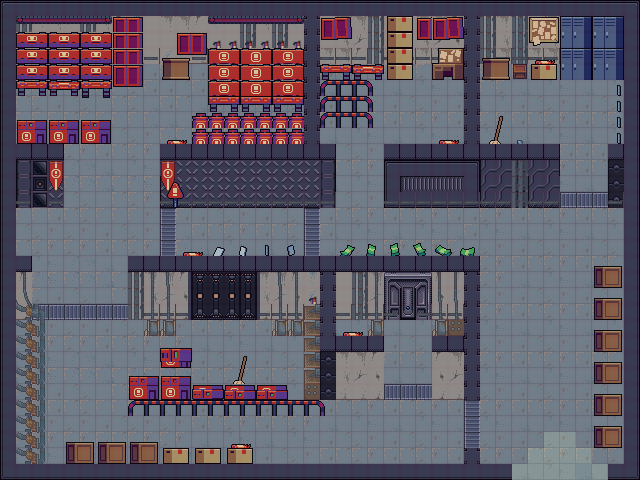

A level layout from a 2D game, rendered from its tile map. Below: a short description, then the map file with tile-grid data replaced by summaries:
An orthogonal 40x30 tile map with 16x16 px tiles, 5 tile layers (chão, paredes, sup_parede, objetos, ...), 61 tilesets and 52 objects (bateria, vida).

<map version="1.10" tiledversion="1.11.2" orientation="orthogonal" renderorder="right-down" width="40" height="30" tilewidth="16" tileheight="16" infinite="0" nextlayerid="13" nextobjectid="118">
 <editorsettings>
  <export target="fabrica.json" format="json" />
 </editorsettings>
 <tileset firstgid="1" name="floortiles16x16" tilewidth="16" tileheight="16" tilecount="36" columns="6">
  <image source="../tiles/fabrica/floortiles.png" width="96" height="96" />
 </tileset>
 <tileset firstgid="37" name="wall16x16" tilewidth="16" tileheight="16" tilecount="15" columns="5">
  <image source="../tiles/fabrica/wallss.png" width="80" height="48" />
 </tileset>
 <tileset firstgid="52" name="supports7x7" tilewidth="16" tileheight="16" tilecount="2" columns="2">
  <image source="../tiles/fabrica/supports7x7.png" width="42" height="28" />
 </tileset>
 <tileset firstgid="54" name="ftile1" tilewidth="16" tileheight="16" tilecount="1" columns="1">
  <image source="../tiles/fabrica/ftile1.png" width="16" height="16" />
 </tileset>
 <tileset firstgid="55" name="ftile8" tilewidth="16" tileheight="16" tilecount="1" columns="1">
  <image source="../tiles/fabrica/ftile8.png" width="16" height="16" />
 </tileset>
 <tileset firstgid="56" name="ftile7" tilewidth="16" tileheight="16" tilecount="1" columns="1">
  <image source="../tiles/fabrica/ftile7.png" width="16" height="16" />
 </tileset>
 <tileset firstgid="57" name="ftile6" tilewidth="16" tileheight="16" tilecount="1" columns="1">
  <image source="../tiles/fabrica/ftile6.png" width="16" height="16" />
 </tileset>
 <tileset firstgid="58" name="ftile5" tilewidth="16" tileheight="16" tilecount="1" columns="1">
  <image source="../tiles/fabrica/ftile5.png" width="16" height="16" />
 </tileset>
 <tileset firstgid="59" name="ftile4" tilewidth="16" tileheight="16" tilecount="1" columns="1">
  <image source="../tiles/fabrica/ftile4.png" width="16" height="16" />
 </tileset>
 <tileset firstgid="60" name="ftile3" tilewidth="16" tileheight="16" tilecount="1" columns="1">
  <image source="../tiles/fabrica/ftile3.png" width="16" height="16" />
 </tileset>
 <tileset firstgid="61" name="ftile2" tilewidth="16" tileheight="16" tilecount="1" columns="1">
  <image source="../tiles/fabrica/ftile2.png" width="16" height="16" />
 </tileset>
 <tileset firstgid="62" name="objct2-1" tilewidth="16" tileheight="16" tilecount="1" columns="1">
  <image source="../tiles/fabrica/objct2-1.png" width="16" height="16" />
 </tileset>
 <tileset firstgid="63" name="ftile15" tilewidth="16" tileheight="16" tilecount="4" columns="2">
  <image source="../tiles/fabrica/ftile15.png" width="32" height="32" />
 </tileset>
 <tileset firstgid="67" name="ftile14" tilewidth="16" tileheight="16" tilecount="1" columns="1">
  <image source="../tiles/fabrica/ftile14.png" width="16" height="16" />
 </tileset>
 <tileset firstgid="68" name="ftile13" tilewidth="16" tileheight="16" tilecount="4" columns="2">
  <image source="../tiles/fabrica/ftile13.png" width="32" height="32" />
 </tileset>
 <tileset firstgid="72" name="ftile12" tilewidth="16" tileheight="16" tilecount="1" columns="1">
  <image source="../tiles/fabrica/ftile12.png" width="16" height="16" />
 </tileset>
 <tileset firstgid="73" name="ftile11" tilewidth="16" tileheight="16" tilecount="4" columns="2">
  <image source="../tiles/fabrica/ftile11.png" width="32" height="32" />
 </tileset>
 <tileset firstgid="77" name="ftile10" tilewidth="16" tileheight="16" tilecount="1" columns="1">
  <image source="../tiles/fabrica/ftile10.png" width="16" height="16" />
 </tileset>
 <tileset firstgid="78" name="ftile9" tilewidth="16" tileheight="16" tilecount="1" columns="1">
  <image source="../tiles/fabrica/ftile9.png" width="16" height="16" />
 </tileset>
 <tileset firstgid="79" name="objct18" tilewidth="16" tileheight="16" tilecount="32" columns="16">
  <image source="../tiles/fabrica/objct18.png" width="256" height="32" />
 </tileset>
 <tileset firstgid="111" name="objct17" tilewidth="16" tileheight="16" tilecount="4" columns="2">
  <image source="../tiles/fabrica/objct17.png" width="32" height="32" />
 </tileset>
 <tileset firstgid="115" name="objct16" tilewidth="16" tileheight="16" tilecount="4" columns="2">
  <image source="../tiles/fabrica/objct16.png" width="32" height="36" />
 </tileset>
 <tileset firstgid="119" name="objct15" tilewidth="16" tileheight="16" tilecount="4" columns="2">
  <image source="../tiles/fabrica/objct15.png" width="32" height="32" />
 </tileset>
 <tileset firstgid="123" name="objct14" tilewidth="16" tileheight="16" tilecount="4" columns="2">
  <image source="../tiles/fabrica/objct14.png" width="32" height="36" />
 </tileset>
 <tileset firstgid="127" name="objct13" tilewidth="16" tileheight="16" tilecount="4" columns="2">
  <image source="../tiles/fabrica/objct13.png" width="32" height="32" />
 </tileset>
 <tileset firstgid="131" name="objct12" tilewidth="16" tileheight="16" tilecount="2" columns="1">
  <image source="../tiles/fabrica/objct12.png" width="16" height="32" />
 </tileset>
 <tileset firstgid="133" name="objct11" tilewidth="16" tileheight="16" tilecount="4" columns="2">
  <image source="../tiles/fabrica/objct11.png" width="32" height="36" />
 </tileset>
 <tileset firstgid="137" name="objct10" tilewidth="16" tileheight="16" tilecount="1" columns="1">
  <image source="../tiles/fabrica/objct10.png" width="19" height="21" />
 </tileset>
 <tileset firstgid="138" name="bckt" tilewidth="16" tileheight="16" tilecount="1" columns="1">
  <image source="../tiles/fabrica/bckt.png" width="16" height="18" />
 </tileset>
 <tileset firstgid="139" name="objct6" tilewidth="16" tileheight="16" tilecount="4" columns="2">
  <image source="../tiles/fabrica/objct6.png" width="32" height="32" />
 </tileset>
 <tileset firstgid="143" name="objct5" tilewidth="16" tileheight="16" tilecount="4" columns="2">
  <image source="../tiles/fabrica/objct5.png" width="32" height="32" />
 </tileset>
 <tileset firstgid="147" name="objct3" tilewidth="16" tileheight="16" tilecount="1" columns="1">
  <image source="../tiles/fabrica/objct3.png" width="18" height="26" />
 </tileset>
 <tileset firstgid="148" name="objct2-3" tilewidth="16" tileheight="16" tilecount="1" columns="1">
  <image source="../tiles/fabrica/objct2-3.png" width="16" height="16" />
 </tileset>
 <tileset firstgid="149" name="objct2-2" tilewidth="16" tileheight="16" tilecount="1" columns="1">
  <image source="../tiles/fabrica/objct2-2.png" width="16" height="16" />
 </tileset>
 <tileset firstgid="150" name="ftile23" tilewidth="16" tileheight="16" tilecount="4" columns="2">
  <image source="../tiles/fabrica/ftile23.png" width="32" height="32" />
 </tileset>
 <tileset firstgid="154" name="ftile22" tilewidth="16" tileheight="16" tilecount="4" columns="2">
  <image source="../tiles/fabrica/ftile22.png" width="32" height="32" />
 </tileset>
 <tileset firstgid="158" name="ftile21" tilewidth="16" tileheight="16" tilecount="4" columns="2">
  <image source="../tiles/fabrica/ftile21.png" width="32" height="32" />
 </tileset>
 <tileset firstgid="162" name="ftile20" tilewidth="16" tileheight="16" tilecount="4" columns="2">
  <image source="../tiles/fabrica/ftile20.png" width="32" height="32" />
 </tileset>
 <tileset firstgid="166" name="ftile19" tilewidth="16" tileheight="16" tilecount="4" columns="2">
  <image source="../tiles/fabrica/ftile19.png" width="32" height="32" />
 </tileset>
 <tileset firstgid="170" name="ftile17" tilewidth="16" tileheight="16" tilecount="4" columns="2">
  <image source="../tiles/fabrica/ftile17.png" width="32" height="32" />
 </tileset>
 <tileset firstgid="174" name="ftile16" tilewidth="16" tileheight="16" tilecount="4" columns="2">
  <image source="../tiles/fabrica/ftile16.png" width="32" height="32" />
 </tileset>
 <tileset firstgid="178" name="ftile14" tilewidth="16" tileheight="16" tilecount="1" columns="1">
  <image source="../tiles/fabrica/ftile14.png" width="16" height="16" />
 </tileset>
 <tileset firstgid="179" name="ftile13" tilewidth="16" tileheight="16" tilecount="4" columns="2">
  <image source="../tiles/fabrica/ftile13.png" width="32" height="32" />
 </tileset>
 <tileset firstgid="183" name="ftile12" tilewidth="16" tileheight="16" tilecount="1" columns="1">
  <image source="../tiles/fabrica/ftile12.png" width="16" height="16" />
 </tileset>
 <tileset firstgid="184" name="tileset" tilewidth="16" tileheight="16" tilecount="25" columns="5">
  <image source="../tiles/fabrica/tileset.png" width="80" height="80" />
 </tileset>
 <tileset firstgid="209" name="machine4" tilewidth="16" tileheight="16" tilecount="1" columns="1">
  <image source="../tiles/fabrica/machine4.png" width="16" height="30" />
 </tileset>
 <tileset firstgid="210" name="machine3" tilewidth="16" tileheight="16" tilecount="2" columns="1">
  <image source="../tiles/fabrica/machine3.png" width="29" height="32" />
 </tileset>
 <tileset firstgid="212" name="machine2_cable" tilewidth="16" tileheight="16" tilecount="7" columns="1">
  <image source="../tiles/fabrica/machine2_cable.png" width="24" height="120" />
 </tileset>
 <tileset firstgid="219" name="Locker1" tilewidth="16" tileheight="16" tilecount="4" columns="2">
  <image source="../tiles/fabrica/Locker1.png" width="32" height="32" />
 </tileset>
 <tileset firstgid="223" name="Fence3" tilewidth="16" tileheight="16" tilecount="4" columns="2">
  <image source="../tiles/fabrica/Fence3.png" width="32" height="32" />
 </tileset>
 <tileset firstgid="227" name="Fence2" tilewidth="16" tileheight="16" tilecount="4" columns="2">
  <image source="../tiles/fabrica/Fence2.png" width="32" height="32" />
 </tileset>
 <tileset firstgid="231" name="Fence1" tilewidth="16" tileheight="16" tilecount="4" columns="2">
  <image source="../tiles/fabrica/Fence1.png" width="32" height="32" />
 </tileset>
 <tileset firstgid="235" name="Box3" tilewidth="16" tileheight="16" tilecount="4" columns="2">
  <image source="../tiles/fabrica/Box3.png" width="32" height="32" />
 </tileset>
 <tileset firstgid="239" name="Box1" tilewidth="16" tileheight="16" tilecount="4" columns="2">
  <image source="../tiles/fabrica/Box1.png" width="32" height="32" />
 </tileset>
 <tileset firstgid="243" name="Chest" tilewidth="16" tileheight="16" tilecount="32" columns="16">
  <image source="../tiles/fabrica/Chest.png" width="256" height="32" />
 </tileset>
 <tileset firstgid="275" name="Card" tilewidth="16" tileheight="16" tilecount="12" columns="12">
  <image source="../tiles/fabrica/Card.png" width="192" height="24" />
 </tileset>
 <tileset firstgid="287" name="Hammer" tilewidth="16" tileheight="16" tilecount="64" columns="16">
  <image source="../tiles/fabrica/Hammer.png" width="256" height="64" />
 </tileset>
 <tileset firstgid="351" name="Money" tilewidth="16" tileheight="16" tilecount="9" columns="9">
  <image source="../tiles/fabrica/Money.png" width="144" height="24" />
 </tileset>
 <tileset firstgid="360" name="Space and other animated objects" tilewidth="16" tileheight="16" tilecount="1024" columns="32">
  <image source="../tiles/hospital/Space and other animated objects.png" width="512" height="512" />
 </tileset>
 <tileset firstgid="1384" name="WallsRoofs" tilewidth="16" tileheight="16" tilecount="1024" columns="32">
  <image source="../tiles/fabrica/Walls+Roofs.png" width="512" height="512" />
 </tileset>
 <tileset firstgid="2408" name="tileset x2" tilewidth="16" tileheight="16" tilecount="13616" columns="148">
  <image source="../tiles/escola/tileset x2.png" width="2368" height="1472" />
 </tileset>
 <layer id="1" name="chão" width="40" height="30">
  <data>[1200 cells, 1199 non-empty, 26 distinct tile ids]</data>
 </layer>
 <layer id="2" name="paredes" width="40" height="30">
  <data>[1200 cells, 481 non-empty, 50 distinct tile ids]</data>
 </layer>
 <layer id="6" name="sup_parede" width="40" height="30">
  <data>[1200 cells, 65 non-empty, 8 distinct tile ids]</data>
 </layer>
 <layer id="4" name="objetos" width="40" height="30">
  <data>[1200 cells, 393 non-empty, 140 distinct tile ids]</data>
 </layer>
 <layer id="12" name="sombra" width="40" height="30" opacity="0.22">
  <data>[1200 cells, 1200 non-empty, 3 distinct tile ids]</data>
 </layer>
 <objectgroup id="5" name="solidos" visible="0">
  <object id="13" x="2.66667" y="5.33333" width="109.368" height="67.8046" />
  <object id="100" x="625.333" y="0" width="14.6667" height="269.663" />
  <object id="17" x="2.66667" y="466.667" width="506.667" height="12" />
  <object id="18" x="1.33333" y="66.6667" width="14.6667" height="398.667" />
  <object id="19" x="18.6667" y="253.333" width="13.3333" height="50.6667" />
  <object id="20" x="17.3333" y="305.333" width="29.3333" height="158.667" />
  <object id="22" x="139.339" y="8.29455" width="487.221" height="42.6667" />
  <object id="23" x="112" y="6.00003" width="30.6667" height="57.3333" />
  <object id="24" x="206.681" y="42.8031" width="111.978" height="136.036" />
  <object id="26" x="193.333" y="114.667" width="14.6667" height="64.1652" />
  <object id="29" x="321.334" y="144.667" width="13.3333" height="34.1795" />
  <object id="32" x="16" y="118.333" width="46.4304" height="59.8318" />
  <object id="34" x="160.25" y="139.919" width="30.416" height="38.8976" />
  <object id="36" x="324" y="42.8822" width="50.6667" height="59.921" />
  <object id="37" x="374.379" y="44.1293" width="36.3017" height="10.6667" />
  <object id="42" x="385.333" y="144" width="173.341" height="34.8175" />
  <object id="43" x="463.333" y="54.6667" width="16.6667" height="92" />
  <object id="44" x="624.09" y="258.576" width="14.4361" height="221.955" />
  <object id="45" x="618.667" y="89.3333" width="1.33333" height="2.66667" />
  <object id="46" x="618.667" y="105.333" width="2.66667" height="1.33333" />
  <object id="47" x="618.667" y="120" height="5.33333" />
  <object id="48" x="620" y="136" height="5.33333" />
  <object id="49" x="608.667" y="147" width="13.3333" height="33.4554" />
  <object id="50" x="133.911" y="545.392" width="142.667" height="14.6667" />
  <object id="55" x="145.334" y="318.667" width="32" height="16" />
  <object id="58" x="594.667" y="265.333" width="32" height="21.3333" />
  <object id="59" x="596" y="300" width="28" height="20" />
  <object id="61" x="593.334" y="330.667" width="30.6667" height="18.6667" />
  <object id="63" x="593.333" y="361.333" width="29.3333" height="22.6667" />
  <object id="64" x="592" y="393.333" width="32" height="21.3333" />
  <object id="67" x="593.333" y="422.667" width="32" height="26.6667" />
  <object id="68" x="428.772" y="333.122" width="53.8947" height="40.3398" />
  <object id="71" x="461.333" y="448" width="17.3333" height="18.6667" />
  <object id="72" x="17.8249" y="121.032" width="93.4336" height="23.6692" />
  <object id="74" x="306.667" y="298.788" width="73.3333" height="76.0144" />
  <object id="78" x="128" y="256" width="352" height="38.7887" />
  <object id="79" x="158.674" y="350.659" width="30.6667" height="5.4052" />
  <object id="80" x="276" y="320" width="29.3334" height="14.6667" />
  <object id="81" x="128" y="378.667" width="160" height="12.1293" />
  <object id="84" x="66.6667" y="444" width="88" height="22.6667" />
  <object id="86" x="289.333" y="382.732" width="37.3262" height="8.07905" />
  <object id="89" x="160.666" y="448" width="81.8788" height="16" />
  <object id="91" x="605.173" y="461.173" width="37.8947" height="19.8496" />
  <object id="92" x="170.617" y="188.426" width="9.07898" height="15" />
  <object id="106" x="507.559" y="473.273" width="100.226" height="9.02256" />
  <object id="113" x="488.5" y="115" width="14.25" height="29" />
 </objectgroup>
 <objectgroup id="9" name="interacao" visible="0">
  <object id="116" name="bateria" x="154.667" y="56" width="42" height="23.3333" />
 </objectgroup>
 <objectgroup id="10" name="municao" visible="0" />
 <objectgroup id="11" name="vida" visible="0">
  <object id="117" name="vida" x="428.054" y="51.898" width="36.8046" height="31.3124" />
 </objectgroup>
 <objectgroup id="7" name="portais" visible="0">
  <object id="112" x="511.633" y="456.52" width="78.2341" height="14.9593">
   <properties>
    <property name="destino" value="cidade" />
    <property name="spawn_x" type="int" value="624" />
    <property name="spawn_y" type="int" value="918" />
   </properties>
  </object>
 </objectgroup>
 <objectgroup id="8" name="inimigos" visible="0">
  <object id="107" x="80.173" y="401.521" width="8.001" height="7.2009" />
  <object id="108" x="533.154" y="246.105" width="8.001" height="8.8011" />
  <object id="115" x="63.9995" y="364.399" width="8.001" height="7.2009" />
 </objectgroup>
</map>
